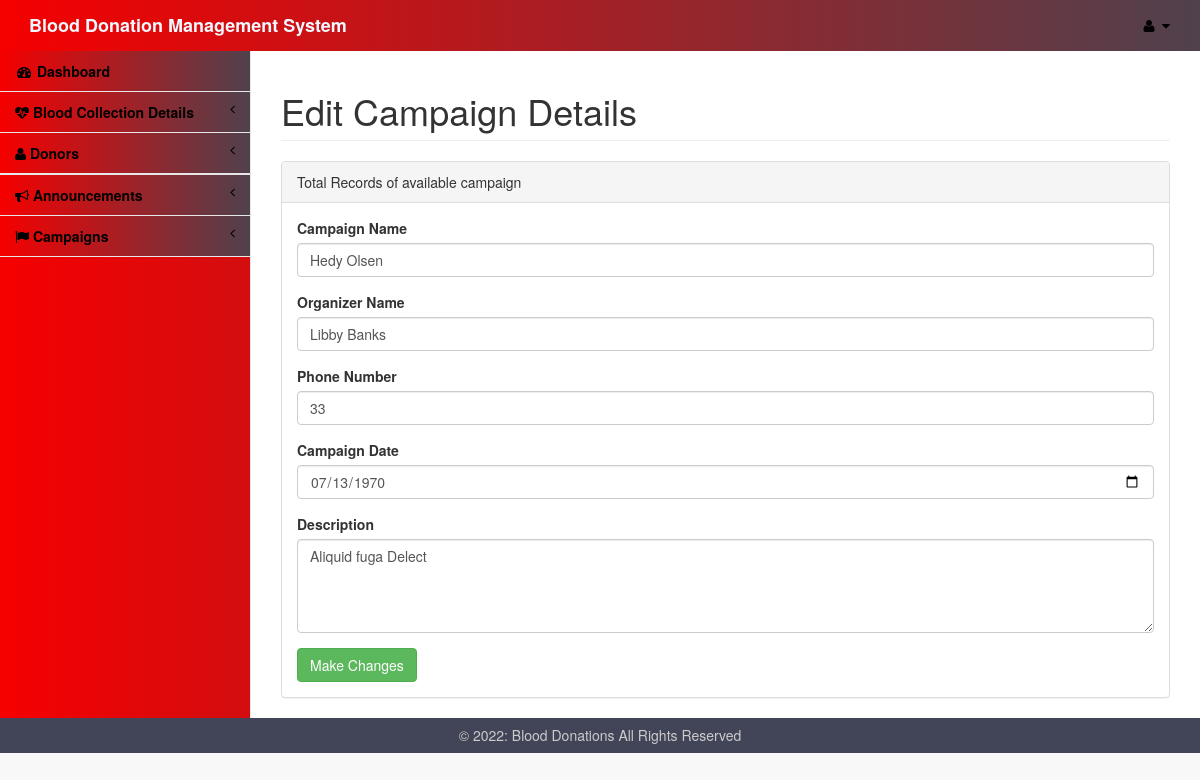
Screenshot of /admin/updatecampaignform.php?id=10 with the database file from the repository.
### tables this page shows
CREATE TABLE `campaigndb` (
  `id` int(11) NOT NULL,
  `cname` varchar(50) NOT NULL,
  `oname` varchar(50) NOT NULL,
  `phn` int(10) NOT NULL,
  `cdate` date NOT NULL,
  `descp` text NOT NULL
);

### admin/updatecampaignform.php (the view, shortened to what this page needs)
<!DOCTYPE html>
<html lang="en">
<head>
    <link href="../assets/vendor/bootstrap/css/bootstrap.css" rel="stylesheet">
    <link href="../assets/vendor/metisMenu/metisMenu.min.css" rel="stylesheet">
    <link href="../assets/dist/css/sb-admin-2.css" rel="stylesheet">
    <link href="../assets/vendor/font-awesome/css/font-awesome.min.css" rel="stylesheet" type="text/css">
    <link rel="stylesheet" href="../assets/icofont/icofont.min.css">
</head>
<body>
    <div id="wrapper">
        <?php include 'includes/nav.php'?>
        <div id="page-wrapper">
            <div class="row">
                <div class="col-lg-12">
                    <h1 class="page-header">Edit Campaign Details</h1>
                </div>
            </div>
            <div class="row">
                <div class="col-lg-12">
                    <div class="panel panel-default">
                        <div class="panel-heading">
                            Total Records of available campaign
                        </div>
                        <div class="panel-body">
                            <div class="row">
                                <div class="col-lg-12">
                                <?php
									include 'dbconnect.php';
									$id=$_GET['id'];
									$qry= "select * from campaigndb where id='$id'";
									$result=mysqli_query($conn,$qry);
									while($row=mysqli_fetch_array($result)){
								?>
                                    <form role="form" action="finaladdedcampaign.php" method="post">
                                        <div class="form-group">
                                            <label>Campaign Name</label>
                                            <input class="form-control" name="cname" type="text" value='<?php echo $row['cname']; ?>' required>
                                        </div>
                                        <div class="form-group">
                                            <label>Organizer Name</label>
                                            <input class="form-control" type="text" name="oname" value='<?php echo $row['oname']; ?>' required>
                                        </div>
                                        <div class="form-group">
                                            <label>Phone Number</label>
                                            <input class="form-control" type="number" name="phn" value='<?php echo $row['phn']; ?>' required>
                                        </div>
                                        <div class="form-group">
                                            <label>Campaign Date</label>
                                            <input class="form-control" type="date" name="cdate" value='<?php echo $row['cdate']; ?>' required>
                                        </div>
                                        <div class="form-group">
                                            <label>Description</label>
											 <textarea class="form-control" rows="4" name="descp" type="text" required><?php echo $row['descp']; ?></textarea>
                                        </div>
                             <button type="submit"  class="btn btn-success">Make Changes</button>
                                   </form>
                                </div>
<?php
}
?>
                            </div>
                        </div>
                    </div>
                </div>
            </div>
        </div>
    </div>
</body>
<footer>
        <p>&copy; <?php echo date("Y"); ?>: Blood Donations All Rights Reserved</p>
    </footer>
</html>

### admin/updatecampaignform.php (style rules this page uses)
footer { background-color: #424558; bottom: 0; left: 0; right: 0; height: 35px; text-align: center; color: #CCC; }
footer p { padding: 10.5px; margin: 0px; line-height: 100%; }

### rows the page displays
campaigndb: cname "Hedy Olsen", oname "Libby Banks", phn "33", cdate "07/13/1970", descp "Aliquid fuga Delect"
